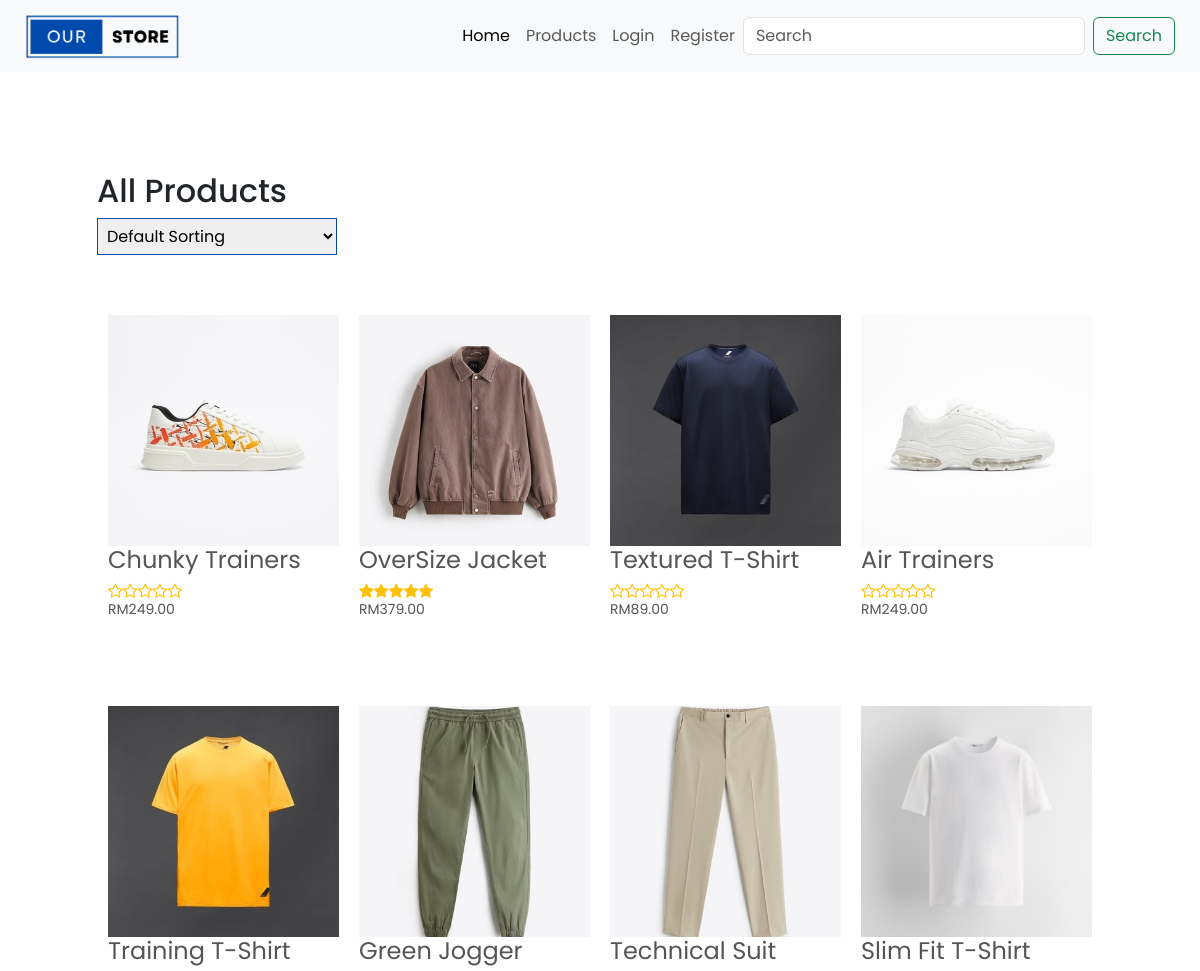
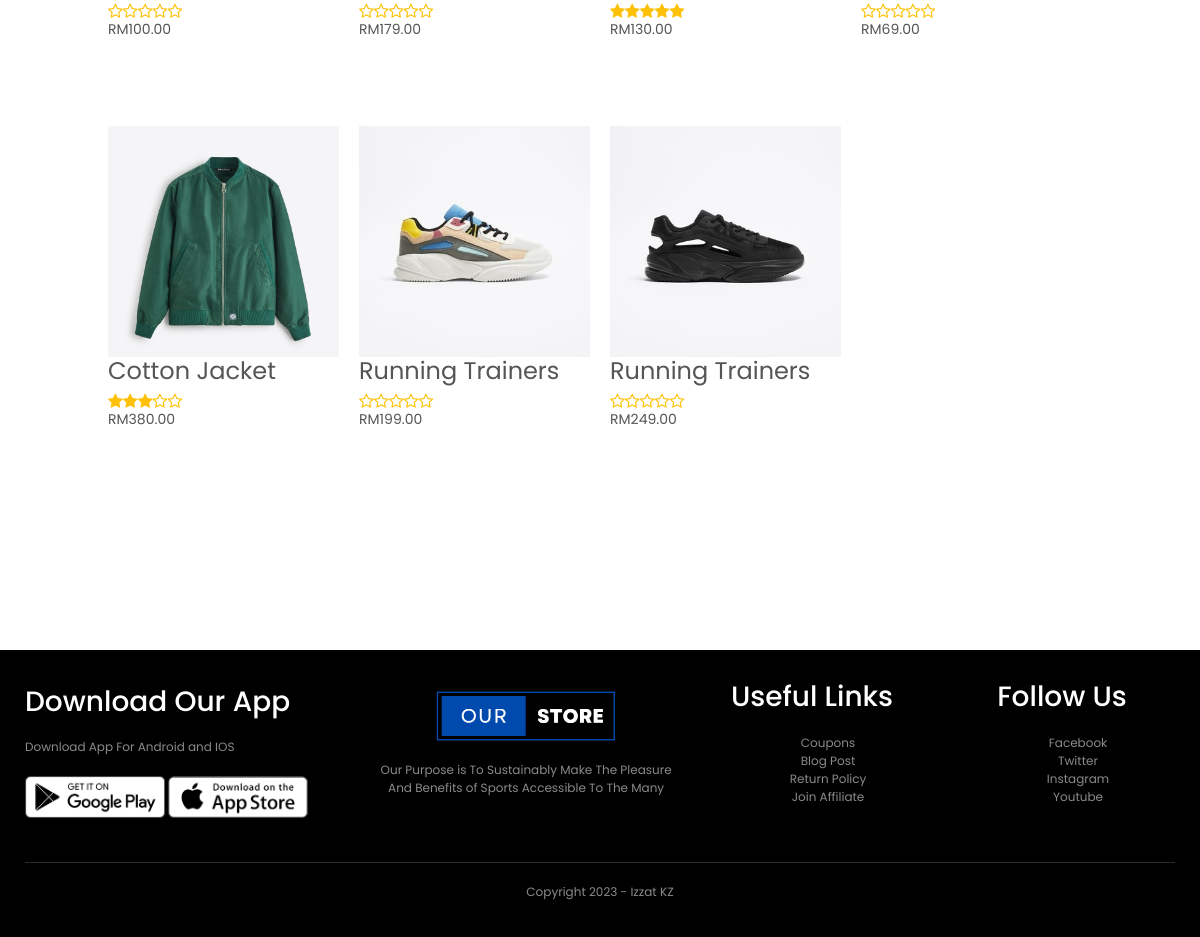
The page /customer/products.php on the database its author committed (2 pictures, top to bottom).
### tables this page shows
CREATE TABLE `products` (
  `product_id` int(11) NOT NULL,
  `category_id` int(11) DEFAULT NULL,
  `name` varchar(255) NOT NULL,
  `description` text DEFAULT NULL,
  `price` decimal(10,2) NOT NULL,
  `image` varchar(255) NOT NULL,
  `created_at` datetime NOT NULL DEFAULT current_timestamp()
);

### customer/products.php (the view, shortened to what this page needs)
<?php
include('includes/header.php');
include('../config/dbcon.php');
$sort_query = '';
$product_query = "SELECT * FROM products $sort_query";
$product_result = mysqli_query($con, $product_query);
$product_count = mysqli_num_rows($product_result);
?>
<div class="small-container">
    <div class="row row-2">
        <h2>All Products</h2>
        <form action="" method="GET">
            <select name="sort" id="sort" onchange="this.form.submit()">
                <option value="">Default Sorting</option>
            </select>
        </form>
    </div>
    <div class="container">
        <div class="row">
            <?php
            $column_count = 0;
            if ($product_count > 0) :
                while ($product_data = mysqli_fetch_assoc($product_result)) :
                    ?>
                    <div class="col-4">
                        <a href="product-details.php?product_id=<?php echo $product_data['product_id']; ?>">
                            <img src="../uploads/<?php echo $product_data['image']; ?>">
                        </a>
                        <h4><?php echo $product_data['name']; ?></h4>
                        <div class="rating">
                            <?php
                            $product_id = $product_data['product_id'];
                            $rating_query = "SELECT AVG(rating) AS avg_rating FROM ratings WHERE product_id = $product_id";
                            $rating_result = mysqli_query($con, $rating_query);
                            $rating_data = mysqli_fetch_assoc($rating_result);
                            $avg_rating = $rating_data['avg_rating'];
                            $filled_stars = ($avg_rating) ? floor($avg_rating) : 0;
                            $empty_stars = 5 - $filled_stars;
                            for ($i = 0; $i < $filled_stars; $i++) {
                                echo '<i class="fa fa-star"></i>';
                            }
                            for ($i = 0; $i < $empty_stars; $i++) {
                                echo '<i class="fa fa-star-o"></i>';
                            }
                            ?>
                        </div>
                        <p>RM<?php echo $product_data['price']; ?></p>
                    </div>
                    <?php
                    $column_count++;
                    if ($column_count % 4 == 0) {
                        echo '</div><div class="row">';
                    }
                    ?>
            <?php endwhile; ?>
            <?php else : ?>
                <p>No products found.</p>
            <?php endif; ?>
        </div>
    </div>
    <br>
    <br>
</div>
<?php include('includes/footer.php'); ?>

### customer/style.css (style rules this page uses)
* { margin: 0; padding: 0; box-sizing: border-box; }
body { font-family: 'Poppins', sans-serif; }
a { text-decoration: none; color: #555; }
p { color: #555; }
.container { max-width: 1300px; margin: auto; padding-left: 25px; padding-right: 25px; }
.row { display: flex; align-items: center; flex-wrap: wrap; justify-content: flex-start; }
.small-container { max-width: 1080px; margin: auto; padding-left: 25px; padding-right: 25px; }
.col-4 { flex-basis: 25%; padding: 10px; min-width: 200px; margin-bottom: 50px; transition: transform 0.5s; }
.col-4 img { width: 100%; }
.col-4 p { font-size: 14px; }
h4 { color: #555; font-weight: normal; }
.rating .fa { color: #ffc107; }
.row-2 { justify-content: flex-start; margin: 100px auto 50px; }
select { border: 1px solid #004aad; padding: 5px; }

### rows shown on the page
products: image (picture), name "Chunky Trainers", price "249.00"
products: image (picture), name "OverSize Jacket", price "379.00"
products: image (picture), name "Textured T-Shirt", price "89.00"
products: image (picture), name "Air Trainers", price "249.00"
products: image (picture), name "Training T-Shirt", price "100.00"
products: image (picture), name "Green Jogger", price "179.00"
products: image (picture), name "Technical Suit", price "130.00"
products: image (picture), name "Slim Fit T-Shirt", price "69.00"
products: image (picture), name "Cotton Jacket", price "380.00"
products: image (picture), name "Running Trainers", price "199.00"
products: image (picture), name "Running Trainers", price "249.00"
